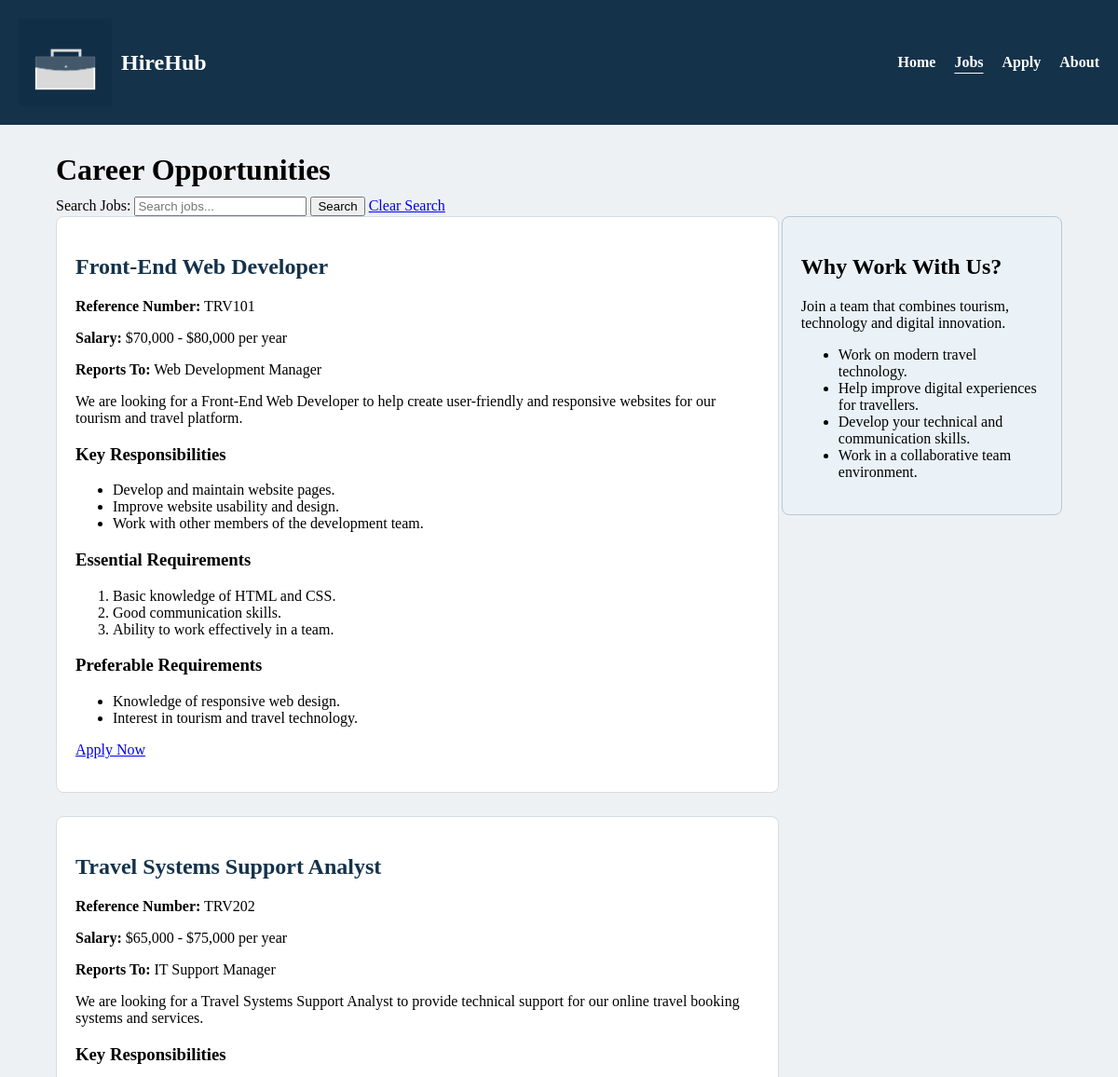
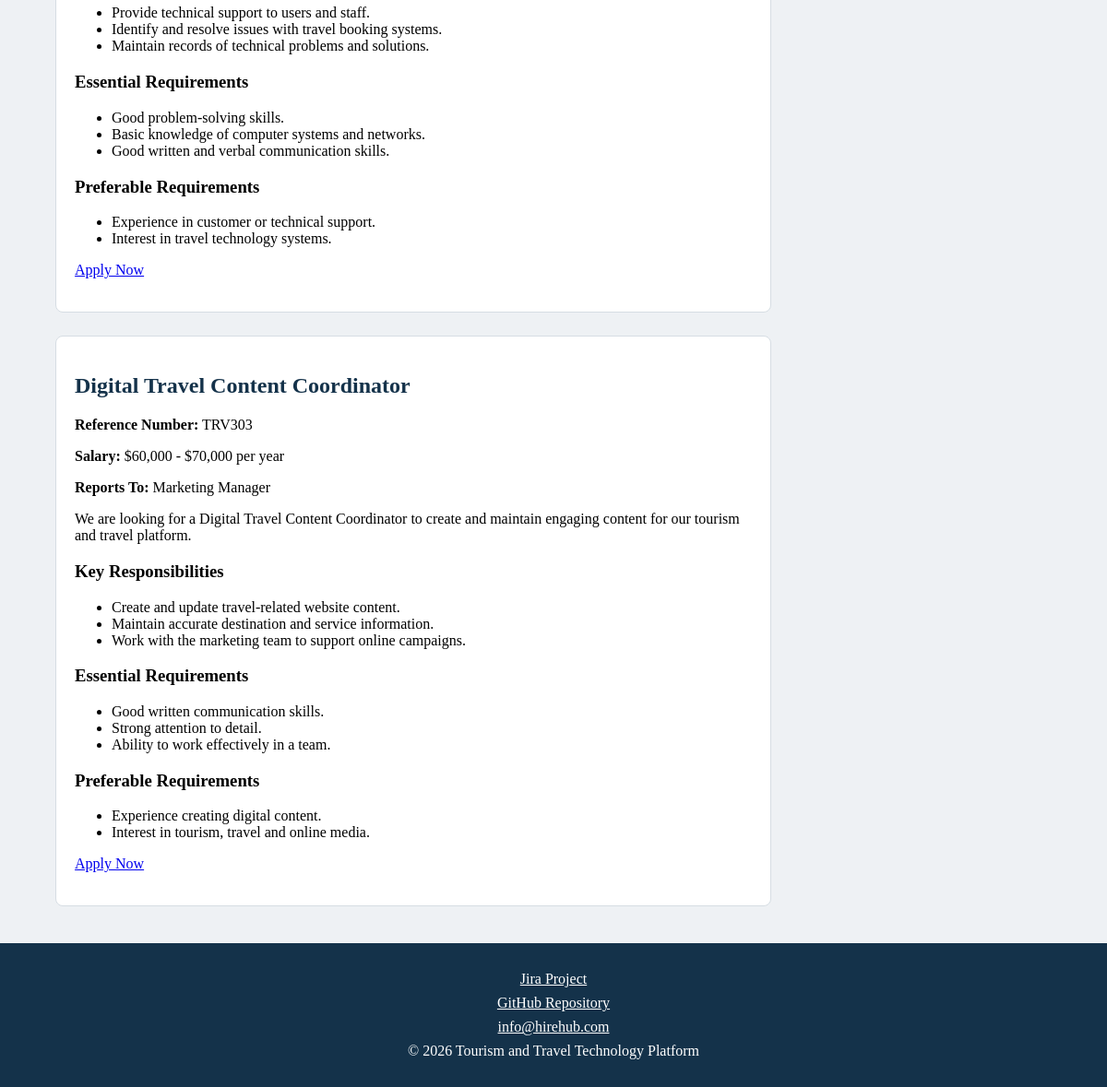
/jobs.php, run on the app's committed database (2 pictures, top to bottom).
### tables this page shows
CREATE TABLE IF NOT EXISTS jobs (
    jobRef VARCHAR(6) NOT NULL PRIMARY KEY,
    title VARCHAR(100) NOT NULL,
    salary VARCHAR(100) NOT NULL,
    reportsTo VARCHAR(100) NOT NULL,
    description TEXT NOT NULL,
    responsibilities TEXT NOT NULL,
    essentialRequirements TEXT NOT NULL,
    preferableRequirements TEXT NOT NULL
);

### jobs.php (the view, shortened to what this page needs)
<?php
require_once 'settings.php';
$conn = @mysqli_connect($host, $user, $pwd, $sql_db);
$search = trim($_GET['search'] ?? '');
if ($search !== '') {
    $query = "SELECT * FROM jobs
              WHERE title LIKE ?
              OR jobRef LIKE ?
              OR description LIKE ?
              ORDER BY jobRef";
    $stmt = mysqli_prepare($conn, $query);
    $searchTerm = '%' . $search . '%';
    mysqli_stmt_bind_param($stmt, "sss", $searchTerm, $searchTerm, $searchTerm);
    mysqli_stmt_execute($stmt);
    $result = mysqli_stmt_get_result($stmt);
} else {
    $query = "SELECT * FROM jobs ORDER BY jobRef";
    $result = mysqli_query($conn, $query);
}
$jobs = mysqli_fetch_all($result, MYSQLI_ASSOC);
function displayJobText($text) {
    return htmlspecialchars($text, ENT_QUOTES, 'UTF-8');
}
function displayJobList($text) {
    $items = preg_split('/\r\n|\r|\n/', $text);
    foreach ($items as $item) {
        $item = trim($item);
        if ($item !== '') {
            echo '<li>' . displayJobText($item) . '</li>';
        }
    }
}
include 'header.inc';
?>
    <main>
        <h1 class="page-title">Career Opportunities</h1>
        <form action="jobs.php" method="get">
    <label for="search">Search Jobs:</label>
    <input
        type="text"
        id="search"
        name="search"
        placeholder="Search jobs..."
        value="<?php echo displayJobText($search); ?>"
    >
    <button type="submit">Search</button>
    <a href="jobs.php">Clear Search</a>
</form>
        <aside>
            <h2>Why Work With Us?</h2>
            <p>
                Join a team that combines tourism, technology and digital innovation.
            </p>
            <ul>
                <li>Work on modern travel technology.</li>
                <li>Help improve digital experiences for travellers.</li>
                <li>Develop your technical and communication skills.</li>
                <li>Work in a collaborative team environment.</li>
            </ul>
        </aside>
        <?php if (empty($jobs)): ?>
    <section>
        <h2>No Current Vacancies</h2>
        <p>There are currently no job opportunities available. Please check back later.</p>
    </section>
        <?php else: ?>
            <?php foreach ($jobs as $job): ?>
                <section>
                    <h2><?php echo displayJobText($job['title']); ?></h2>
                    <p>
                        <strong>Reference Number:</strong>
                        <?php echo displayJobText($job['jobRef']); ?>
                    </p>
                    <p>
                        <strong>Salary:</strong>
                        <?php echo displayJobText($job['salary']); ?>
                    </p>
                    <p>
                        <strong>Reports To:</strong>
                        <?php echo displayJobText($job['reportsTo']); ?>
                    </p>
                    <p>
                        <?php echo displayJobText($job['description']); ?>
                    </p>
                    <h3>Key Responsibilities</h3>
                    <ul>
                        <?php displayJobList($job['responsibilities']); ?>
                    </ul>
                    <h3>Essential Requirements</h3>
                    <?php if ($job['jobRef'] === 'TRV101'): ?>
                        <ol>
                        </ol>
                    <?php else: ?>
                        <ul>
                        </ul>
                    <?php endif; ?>
                    <h3>Preferable Requirements</h3>
                    <ul>
                    </ul>
                    <p>
    <a href="apply.php?job=<?php echo urlencode($job['jobRef']); ?>"
       class="apply-button">
        Apply Now
    </a>
</p>
                </section>
            <?php endforeach; ?>
        <?php endif; ?>
    </main>
<?php include 'footer.inc'; ?>

### styles/styles.css (style rules this page uses)
html { background-color: #eef1f4; }
body { margin: 0; min-height: 100vh; }
body { animation: fadeIn 0.35s ease-in; }
.jobs-page main { width: 90%; margin: 30px auto; }
.jobs-page section { width: 68%; background-color: white; padding: 20px; margin-bottom: 25px; border: 1px solid #d6dde3; border-radius: 8px; }
.jobs-page section h2 { color: #14324a; }
.jobs-page aside { width: 24%; float: right; background-color: #eaf2f7; padding: 20px; margin: 0 0 20px 20px; border: 1px solid #b8c7d1; border-radius: 8px; }
.page-title { margin-bottom: 10px; }

### data on the page
jobs: title "Front-End Web Developer", jobRef "TRV101", salary "$70,000 - $80,000 per year", reportsTo "Web Development Manager", description "We are looking for a Front-End Web Developer to help create user-friendly and responsive websites for our tourism and travel platform.", responsibilities "Develop and maintain website pages.", responsibilities "Improve website usability and design.", responsibilities "Work with other members of the development team.", essentialRequirements "Basic knowledge of HTML and CSS.", essentialRequirements "Good communication skills.", essentialRequirements "Ability to work effectively in a team.", preferableRequirements "Knowledge of responsive web design.", preferableRequirements "Interest in tourism and travel technology."
jobs: title "Travel Systems Support Analyst", jobRef "TRV202", salary "$65,000 - $75,000 per year", reportsTo "IT Support Manager", description "We are looking for a Travel Systems Support Analyst to provide technical support for our online travel booking systems and services.", responsibilities "Provide technical support to users and staff.", responsibilities "Identify and resolve issues with travel booking systems.", responsibilities "Maintain records of technical problems and solutions.", essentialRequirements "Good problem-solving skills.", essentialRequirements "Basic knowledge of computer systems and networks.", essentialRequirements "Good written and verbal communication skills.", preferableRequirements "Experience in customer or technical support.", preferableRequirements "Interest in travel technology systems."
jobs: title "Digital Travel Content Coordinator", jobRef "TRV303", salary "$60,000 - $70,000 per year", reportsTo "Marketing Manager", description "We are looking for a Digital Travel Content Coordinator to create and maintain engaging content for our tourism and travel platform.", responsibilities "Create and update travel-related website content.", responsibilities "Maintain accurate destination and service information.", responsibilities "Work with the marketing team to support online campaigns.", essentialRequirements "Good written communication skills.", essentialRequirements "Strong attention to detail.", essentialRequirements "Ability to work effectively in a team.", preferableRequirements "Experience creating digital content.", preferableRequirements "Interest in tourism, travel and online media."
